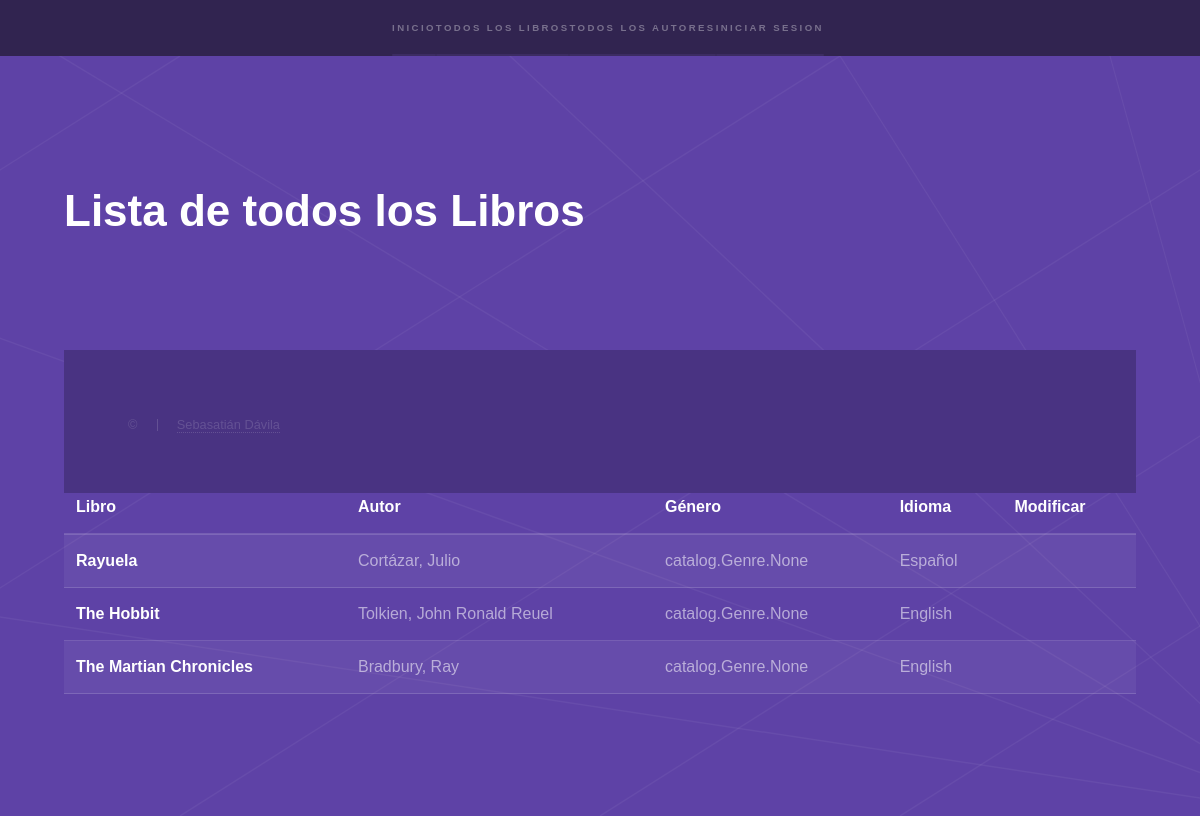
/catalog/books/, run on the app's committed database.
### catalog/models.py (models this page shows, shortened)
class Book(models.Model):
    title = models.CharField(max_length=200)
    author = models.ForeignKey('Author', on_delete=models.SET_NULL, null=True)
    summary = models.TextField(max_length=1000, help_text="Enter a brief description of the book")
    isbn = models.CharField('ISBN', max_length=13,
                            unique=True,
                            help_text='13 Character <a href="https://www.isbn-international.org/content/what-isbn'
                                      '">ISBN number</a>')
    genre = models.ManyToManyField(Genre, help_text="Select a genre for this book")
    language = models.ForeignKey('Language', on_delete=models.SET_NULL, null=True)
    class Meta:
        ordering = ['title', 'author']
        permissions = (("can_see_buttons", "Pueden modificar los Libros"),)
    def display_genre(self):
        """Creates a string for the Genre. This is required to display genre in Admin."""
        return ', '.join([genre.subgenre for genre in self.genre.all()[:3]])
    display_genre.short_description = 'Genre'

class Author(models.Model):
    first_name = models.CharField(max_length=100)
    last_name = models.CharField(max_length=100)
    date_of_birth = models.DateField(null=True, blank=True)
    date_of_death = models.DateField('died', null=True, blank=True)
    class Meta:
        ordering = ['last_name', 'first_name']
        permissions = (("can_see_buttons", "Pueden modificar los Autores"),)
    def __str__(self):
        return '{0}, {1}'.format(self.last_name, self.first_name)

class Language(models.Model):
    name = models.CharField(max_length=200,
                            help_text="Enter the book's natural language (e.g. English, French, Japanese etc.)")
    def __str__(self):
        return self.name

### catalog/views.py (the view)
class BookListView(generic.ListView):
    model = Book
    paginate_by = 10

### catalog/templates/catalog/book_list.html (shortened to what this page needs)
{% extends "base_generic.html" %}
{% block content %}
    <h1>Lista de todos los Libros</h1>
    {% if book_list %}
    <table class="table table-striped">
      <thead>
      <tr>
          <th scope="col">Libro</th>
          <th scope="col">Autor</th>
          <th scope="col">Género</th>
          <th scope="col">Idioma</th>
          <th scope="col">Modificar</th>
      </tr>
      </thead>
      <tbody>
      {% for book in book_list %}
      <tr>
        <th scope="row">{{ book.title }}</a></th>
        <td>{{book.author}}</td>
        <td>{{book.genre}}</td>
        <td>{{book.language}}</td>
        <td>{% if perms.catalog.can_mark_returned %}- <a href="{% url 'book_update' book.id %}">Editar</a>  {% endif %}</td>
      </tr>
      <br>
      {% endfor %}
    {% else %}
      <p>Todavía no hay Libros en la Biblioteca.</p>
    {% endif %}
{% endblock %}

### catalog/templates/base_generic.html (shortened to what this page needs)
{% load static %}
<!DOCTYPE HTML>
<html lang="es">
	<head>
		<link rel="stylesheet" href="{% static 'assets/css/main.css' %}" />
    <link rel="stylesheet" href="{% static 'css/styles.css' %}">
</head>
  	<body class="is-preload">
			<section id="sidebar">
				<div class="inner">
					<nav>
						<div>
						<ul>
							<a href="{% url 'index' %}">Inicio</a>
							<a href="{% url 'books' %}">Todos los Libros</a>
							<a href="{% url 'authors' %}">Todos los Autores</a>
						{% block sidebar %}
						{% if user.is_authenticated %}
								<p>Hola {{ user.username }}</p>
								  {% if perms.catalog.can_mark_returned %}
								  <a href="{% url 'bibliotecario' %}">Libros prestados</a>
								  {% endif %}
								  <a href="{% url 'my-borrowed' %}">Mis libros prestados</a>
								  <a href="{% url 'logout' %}">Cerrar Sesion</a>
								</ul>
							  </div>
							  {% else %}
								  <a href="{% url 'login' %}">Iniciar Sesion</a>
								</ul>
							  </div>
							  {% endif %}
							  {% endblock %}
					</nav>
				</div>
			</section>
			<div id="wrapper">
					<section id="intro" class="wrapper style1 fullscreen fade-up">
						<div class="inner">
							{% block content %}{% endblock %}
						</div>
					</section>
			<footer id="footer" class="wrapper style1-alt">
				<div class="inner">
					<ul class="menu">
						<li>&copy;</li><li> <a href="https://sebadp.github.io/sebastiandavila.github.io/">Sebasatián Dávila</a></li>
					</ul>
				</div>
			</footer>
	</body>
</html>

### data on the page
Book: title "Rayuela", author "Cortázar, Julio", genre "catalog.Genre.None", language "Español"
Book: title "The Hobbit", author "Tolkien, John Ronald Reuel", genre "catalog.Genre.None", language "English"
Book: title "The Martian Chronicles", author "Bradbury, Ray", genre "catalog.Genre.None", language "English"
